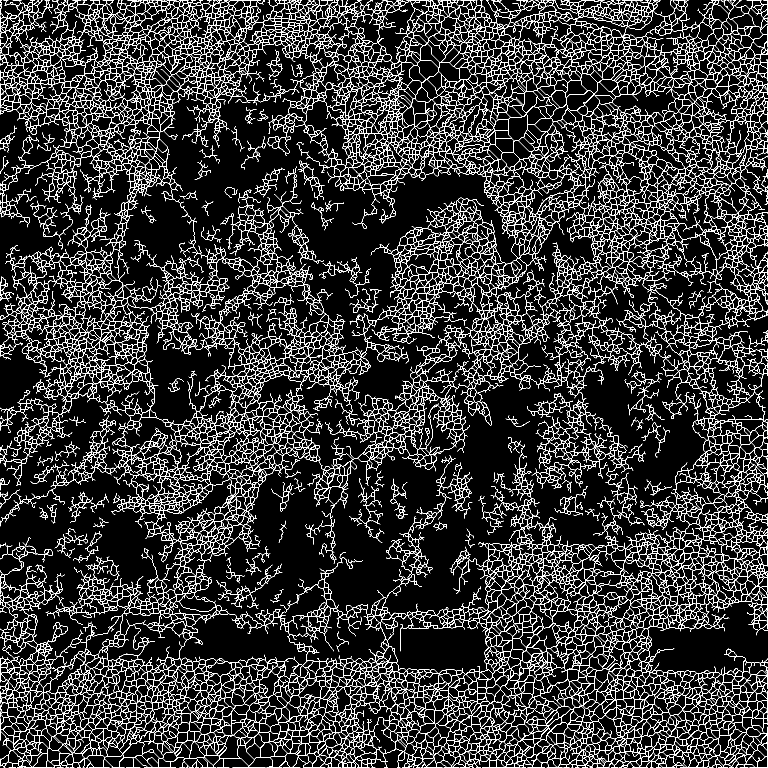
#> input picture maskdata/road_mask_tsujiwara_skel.png, 2304 x 2304 px, found by its file name (shown at 1/3 size)
$ python filter_skeleton_roads.py
#> lines starting #> are read from the running program, lines starting #| are printed output that depends on the picture; after the words box and inside, x2 and y2 are one past the last pixel; in counts of white or black regions, pixels touching at a corner belong together
### shapely/geometry/__init__.py
from __future__ import annotations

from typing import Iterable, List, Sequence, Tuple


class LineString:
    def __init__(self, coords: Iterable[Sequence[float]]):
        self._coords: List[Tuple[float, float]] = [(float(x), float(y)) for x, y in coords]

    @property
    def coords(self) -> Tuple[Tuple[float, float], ...]:
        return tuple(self._coords)

    @property
    def is_empty(self) -> bool:
        return len(self._coords) == 0

    # [4 lines left out: function wkt, not called in this run]

    def __len__(self) -> int:  # pragma: no cover - convenience
        return len(self._coords)

    def __iter__(self):  # pragma: no cover - convenience
        return iter(self._coords)


__all__ = ["LineString"]

### sand/filter_skeleton_roads.py
import cv2
import numpy as np
from skimage import measure
from shapely.geometry import LineString

INPUT = "road_mask_tsujiwara_skel.png"
OUTPUT = "road_network_filtered.png"

# パラメータ（あとで調整する前提）
MIN_POINTS = 80        # ← 150 → 80 に緩和
MIN_LENGTH = 30.0      # ← 60 → 30 に緩和
MIN_ELONGATION = 2.0   # ← 4.0 → 2.0 に緩和


def compute_elongation(coords_xy: np.ndarray) -> float:
    """
    coords_xy: (N, 2) で [x, y]
    PCA の固有値比(λ1/λ2)を返す。値が大きいほど細長い。
    """
    if coords_xy.shape[0] < 2:
        return 0.0

    # 平均0にして共分散
    centered = coords_xy - coords_xy.mean(axis=0, keepdims=True)
    cov = np.cov(centered.T)

    # 数値不安定対策
    if not np.all(np.isfinite(cov)):
        return 0.0

    vals, _ = np.linalg.eig(cov)
    vals = np.sort(np.abs(vals))[::-1]  # 大きい方から

    if vals[1] <= 1e-6:
        return float("inf")

    return float(vals[0] / vals[1])


def main():
    img = cv2.imread(INPUT, cv2.IMREAD_GRAYSCALE)
#> img: shape (2304, 2304); 8.8% white in thin lines or dots
    assert img is not None, f"input not found: {INPUT}"

    binary = (img > 0).astype(np.uint8)
#> binary: shape (2304, 2304); values 0 (black) and 1 (white), 8.8% white in thin lines or dots

    # ラベリング
    labels = measure.label(binary, connectivity=2)
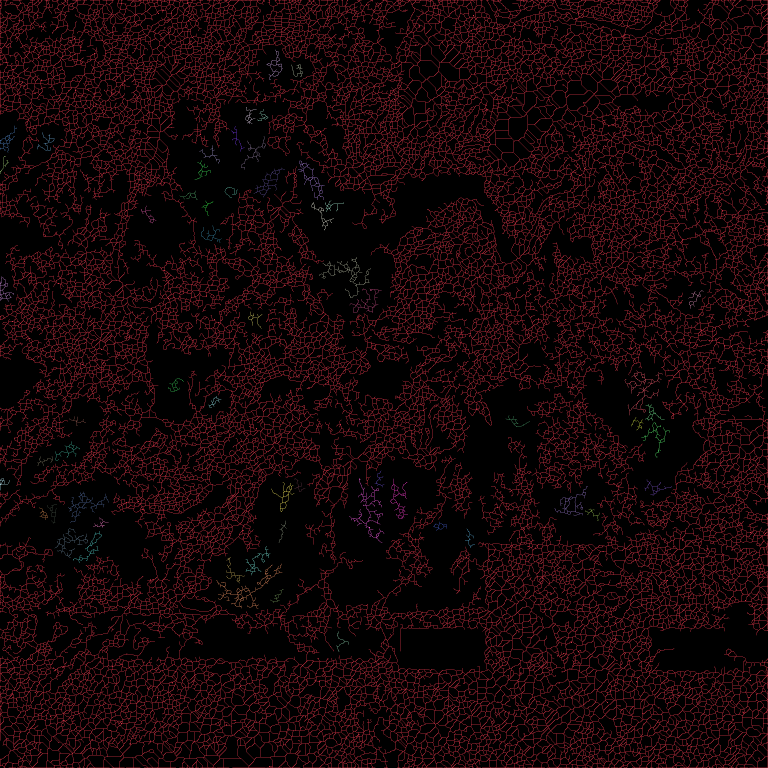
#> labels: shape (2304, 2304) int64 (shown at 1/3 size); 60 distinct labels, from 0 to 59; one colour per label, 0 black
    props = measure.regionprops(labels)
#> props = 59 regions; largest, box (x1, y1, x2, y2) and area: (0, 0, 2304, 2304) 449904, (648, 1691, 847, 1826) 1109, (1047, 1434, 1153, 1628) 987, (958, 771, 1111, 894) 917, (1874, 1111, 1989, 1246) 891

    print(f"components: {len(props)}")
#| components: 59

    output = np.zeros_like(binary)

    kept = 0
    for prop in props:
        coords_rc = prop.coords  # (N, 2) [row, col]
        n = coords_rc.shape[0]

        if n < MIN_POINTS:
            continue

        # shapely 用に (x, y) = (col, row)
        coords_xy = np.stack([coords_rc[:, 1], coords_rc[:, 0]], axis=1)
        line = LineString(coords_xy)

        length = line.length
        if length < MIN_LENGTH:
            continue

        elong = compute_elongation(coords_xy)
        if elong < MIN_ELONGATION:
            continue

        # 採用
        kept += 1
        output[coords_rc[:, 0], coords_rc[:, 1]] = 255
#> this loop made 1 pass
#> n on pass 1: 449904
#> output: shape (2304, 2304); every value is 0
#> after the loop, kept = 0

    print(f"kept components: {kept}")

    cv2.imwrite(OUTPUT, output)
    print("Saved:", OUTPUT)


if __name__ == "__main__":
#> (the run stopped early here; a loop or call above may not have finished)
